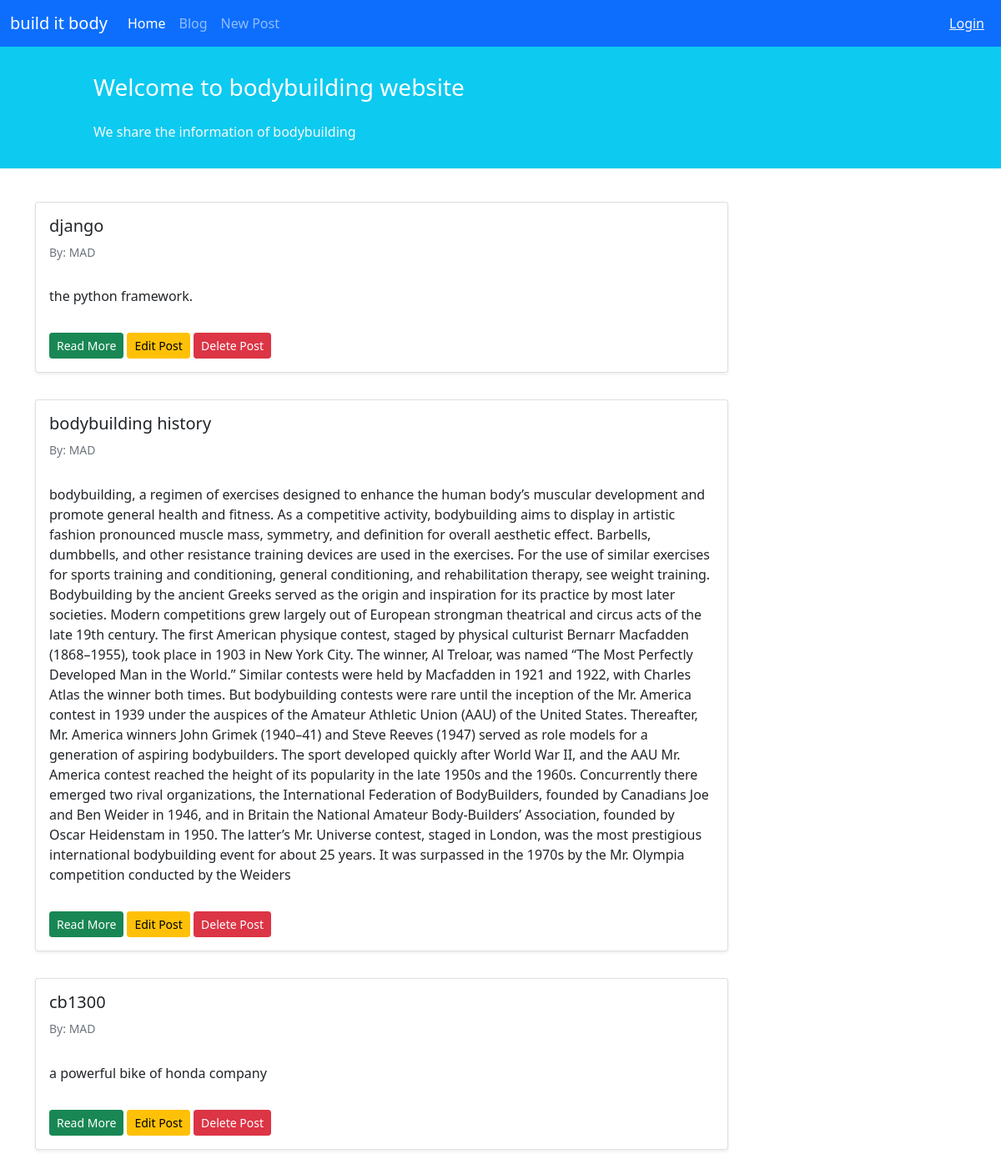
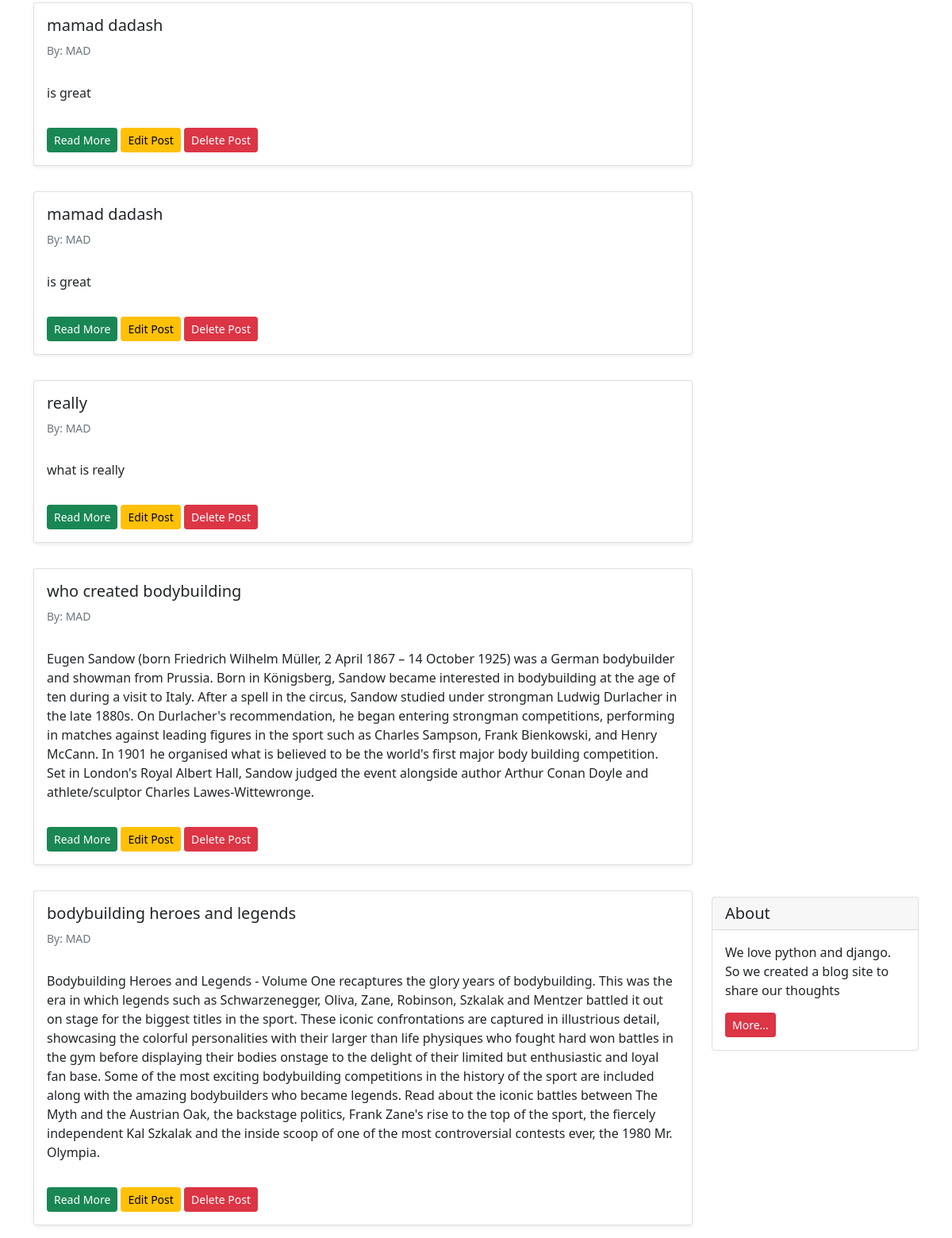
Screenshot of /blog/ with the database file from the repository (2 pictures, top to bottom).
### blog/models.py (models this page shows, shortened)
class Post(models.Model):
    STATUS_CHOICES = (
        ('pub', 'Published'),
        ('drf', 'Draft'),
    )
    title = models.CharField(max_length=100)
    text = models.TextField()
    author = models.ForeignKey('auth.User', on_delete=models.CASCADE)
    datatime_created = models.DateTimeField(auto_now_add=True)
    datatime_modified = models.DateTimeField(auto_now=True)
    status = models.CharField(choices=STATUS_CHOICES, max_length=3)

### blog/views.py (the view)
# urls.py: path('', views.PostListView.as_view(), name='posts_list'),
class PostListView(generic.ListView):
    template_name = 'blog/posts_list.html'
    context_object_name = 'posts_list'
    def get_queryset(self):
        return Post.objects.filter(status='pub').order_by('-datatime_modified')

### blog/templates/blog/posts_list.html (shortened to what this page needs)
{% extends '_base.html' %}
{% block content %}
    <div class="container mt-4">
        <div class="row">
            {% for post in posts_list %}
                <div class="col-9">
                <div class="card shadow-sm my-3">
                    <div class="card-body">
                        <h5 class="card-title">{{ post.title }}</h5>
                        <h6 class="card-subtitle mb-2 text-muted small py-2">By: {{ post.author }}</h6>
                        <p class="card-text py-3">
                            {{ post.text  }}
                        </p>
                        <a href='{% url 'posts_detail' post.id %}' class="btn btn-sm btn-success"> Read More</a>
                        <a href='{% url 'post_update' post.id  %}' class="btn btn-sm btn-warning"> Edit Post</a>
                        <a href='{% url 'post_delete' post.id  %}' class="btn btn-sm btn-danger"> Delete Post</a>
                    </div>
                </div>
            </div>
            {% endfor %}
            <div class="col-3">
                <div class="card my-4">
                    <h5 class="card-header">About</h5>
                    <div class="card-body">
                        <p class="card-text">We love python and django. So we created a blog site to share our
                            thoughts</p>
                        <a href="#"
                           class="btn btn-sm btn-danger">
                            More...
                        </a>
                    </div>
                </div>
            </div>
        </div>
    </div>
{% endblock %}

### templates/_base.html (shortened to what this page needs)
<!doctype html>
<html lang="en">
<head>
    <link href="https://cdn.jsdelivr.net/npm/bootstrap@5.1.3/dist/css/bootstrap.min.css" rel="stylesheet"
>
</head>
<body>
<nav class="navbar navbar-expand-lg navbar-dark bg-primary">
    <div class="container-fluid">
        <a class="navbar-brand" href="#">build it body</a>
        <div class="collapse navbar-collapse" id="navbarNavAltMarkup">
            <div class="navbar-nav">
                <a class="nav-link active" aria-current="page" href="#">Home</a>
                <a class="nav-link" href="{% url 'posts_list' %}">Blog</a>
                <a class="nav-link" href="{% url 'post_create' %}">New Post</a>
            </div>
        </div>
        <div class="mx-2 text-white">
            {% if user.is_authenticated %}
                Wellcome {{ user.username }} | <a class="text-light" href="{% url 'logout' %}">Log out</a> | <a class="text-light" href="{% url 'signup' %}">Sign Up</a>
            {% else %}
                <a class="text-light" href="{% url 'login' %}">Login</a>
            {% endif %}
        </div>
    </div>
</nav>
<div class="container-fluid bg-info">
    <div class="row py-3">
        <div class="col-md-8 col-md-10 mx-auto">
            <h3 class="my-4 mt-3 text-white">Welcome to bodybuilding website</h3>
            <p class="text-light">We share the information of bodybuilding</p>
        </div>
    </div>
</div>
{% block content %}
{% endblock %}
</body>
</html>

### rows the page displays
Post: title "django", author "MAD", text "the python framework."
Post: title "bodybuilding history", author "MAD", text "bodybuilding, a regimen of exercises designed to enhance the human body’s muscular development and promote general health and fitness. As a competitive activity, bodybuilding aims to display in artistic fashion pronounced muscle mass, symmetry, and definition for overall aesthetic effect. Barbells, dumbbells, and other resistance training devices are used in the exercises. For the use of similar exercises for sports training and conditioning, general conditioning, and rehabilitation therapy, see weight training. Bodybuilding by the ancient Greeks served as the origin and inspiration for its practice by most later societies. Modern competitions grew largely out of European strongman…"
Post: title "cb1300", author "MAD", text "a powerful bike of honda company"
Post: title "mamad dadash", author "MAD", text "is great"
Post: title "mamad dadash", author "MAD", text "is great"
Post: title "really", author "MAD", text "what is really"
Post: title "who created bodybuilding", author "MAD", text "Eugen Sandow (born Friedrich Wilhelm Müller, 2 April 1867 – 14 October 1925) was a German bodybuilder and showman from Prussia. Born in Königsberg, Sandow became interested in bodybuilding at the age of ten during a visit to Italy. After a spell in the circus, Sandow studied under strongman Ludwig Durlacher in the late 1880s. On Durlacher's recommendation, he began entering strongman competitions, performing in matches against leading figures in the sport such as Charles Sampson, Frank Bienkowski, and Henry McCann. In 1901 he organised what is believed to be the world's first major body building competition. Set in London's Royal Albert Hall, Sandow judged the event alongside author Arthur…"
Post: title "bodybuilding heroes and legends", author "MAD", text "Bodybuilding Heroes and Legends - Volume One recaptures the glory years of bodybuilding. This was the era in which legends such as Schwarzenegger, Oliva, Zane, Robinson, Szkalak and Mentzer battled it out on stage for the biggest titles in the sport. These iconic confrontations are captured in illustrious detail, showcasing the colorful personalities with their larger than life physiques who fought hard won battles in the gym before displaying their bodies onstage to the delight of their limited but enthusiastic and loyal fan base. Some of the most exciting bodybuilding competitions in the history of the sport are included along with the amazing bodybuilders who became legends. Read about…"
